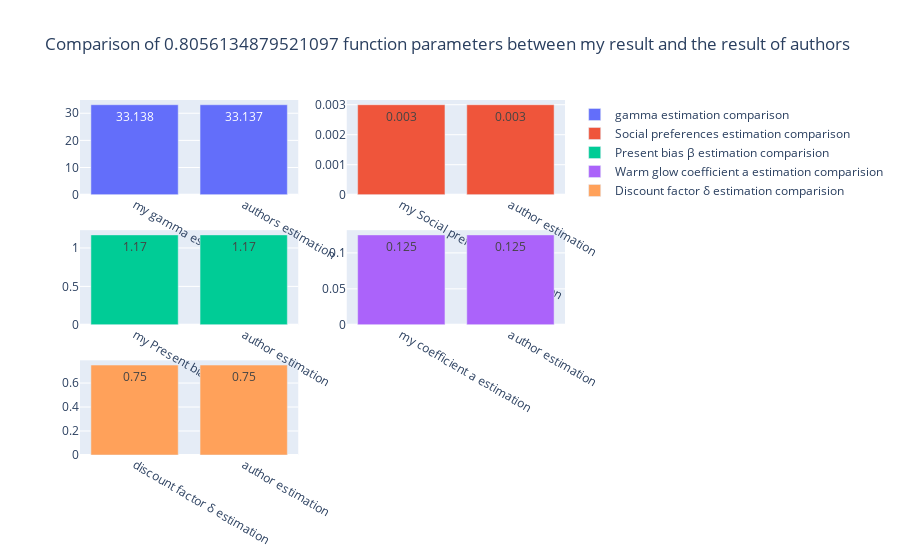

The cell this chart's notebook holds for it:
### Code cell
import plotly.express as px
import plotly.graph_objects as go
from plotly.subplots import make_subplots


fig = make_subplots(rows = 3, cols= 2, shared_yaxes=False)#subplot_titles=('Estimation of gamma', 'Estimation of Probability weighting')
                        
trace1 = go.Bar(
        x=['my gamma estimation','authors estimation'],
        y=Table5Results.filter(regex= "power cost function").iloc[1,:],
        name='gamma estimation comparison',
        textposition='auto',
        text=Table5Results.filter(regex= "power cost function").iloc[1,:]
    )

trace2 = go.Bar(
        x=['my Social preferences estimation','author estimation'],
        y=Table5Results.filter(regex= "power cost function").iloc[3,:],
        name='Social preferences estimation comparison',
        textposition='auto',
        text=Table5Results.filter(regex= "power cost function").iloc[3,:]
    )

trace3 = go.Bar(
        x=['my coefficient a estimation','author estimation'],
        y=Table5Results.filter(regex= "power cost function").iloc[4,:],
        name='Warm glow coefficient a estimation comparision',
        textposition='auto',
        text=Table5Results.filter(regex= "power cost function").iloc[4,:]
    )

trace4 = go.Bar(
        x=['my Present bias β estimation','author estimation'],
        y=Table5Results.filter(regex= "power cost function").iloc[6,:],
        name='Present bias β estimation comparision',
        textposition='auto',
        text=Table5Results.filter(regex= "power cost function").iloc[6,:]
    )

trace5 = go.Bar(
        x=['discount factor δ estimation','author estimation'],
        y=Table5Results.filter(regex= "power cost function").iloc[7,:],
        name='Discount factor δ estimation comparision',
        textposition='auto',
        text=Table5Results.filter(regex= "power cost function").iloc[7,:]
    )


    #fig.append_trace(trace3, 1,1)
fig.append_trace(trace1,1,1)
fig.append_trace(trace2,1,2)
fig.append_trace(trace4,2,1)
fig.append_trace(trace3,2,2)
fig.append_trace(trace5,3,1)



    # Change the bar mode
fig.update_layout(barmode='group',
        title='Comparison of' + " "+ f'{a}'+" "+ 'function parameters between my result and the result of authors')

### Figure 1 — Plotly figure (JSON) as saved in the notebook; plotly's stock layout.template omitted (floating-point values rounded to 4 significant figures)
{"data": [{"name": "gamma estimation comparison", "text": [33.14, 33.14], "textposition": "auto", "type": "bar", "x": ["my gamma estimation", "authors estimation"], "xaxis": "x", "y": [33.14, 33.14], "yaxis": "y"}, {"name": "Social preferences estimation comparison", "text": [0.003, 0.003], "textposition": "auto", "type": "bar", "x": ["my Social preferences estimation", "author estimation"], "xaxis": "x2", "y": [0.003, 0.003], "yaxis": "y2"}, {"name": "Present bias β estimation comparision", "text": [1.17, 1.17], "textposition": "auto", "type": "bar", "x": ["my Present bias β estimation", "author estimation"], "xaxis": "x3", "y": [1.17, 1.17], "yaxis": "y3"}, {"name": "Warm glow coefficient a estimation comparision", "text": [0.125, 0.125], "textposition": "auto", "type": "bar", "x": ["my coefficient a estimation", "author estimation"], "xaxis": "x4", "y": [0.125, 0.125], "yaxis": "y4"}, {"name": "Discount factor δ estimation comparision", "text": [0.75, 0.75], "textposition": "auto", "type": "bar", "x": ["discount factor δ estimation", "author estimation"], "xaxis": "x5", "y": [0.75, 0.75], "yaxis": "y5"}], "layout": {"barmode": "group", "title": {"text": "Comparison of 0.8056134879521097 function parameters between my result and the result of authors"}, "xaxis": {"anchor": "y", "domain": [0, 0.45]}, "xaxis2": {"anchor": "y2", "domain": [0.55, 1]}, "xaxis3": {"anchor": "y3", "domain": [0, 0.45]}, "xaxis4": {"anchor": "y4", "domain": [0.55, 1]}, "xaxis5": {"anchor": "y5", "domain": [0, 0.45]}, "xaxis6": {"anchor": "y6", "domain": [0.55, 1]}, "yaxis": {"anchor": "x", "domain": [0.7333, 1]}, "yaxis2": {"anchor": "x2", "domain": [0.7333, 1]}, "yaxis3": {"anchor": "x3", "domain": [0.3667, 0.6333]}, "yaxis4": {"anchor": "x4", "domain": [0.3667, 0.6333]}, "yaxis5": {"anchor": "x5", "domain": [0, 0.2667]}, "yaxis6": {"anchor": "x6", "domain": [0, 0.2667]}}}
